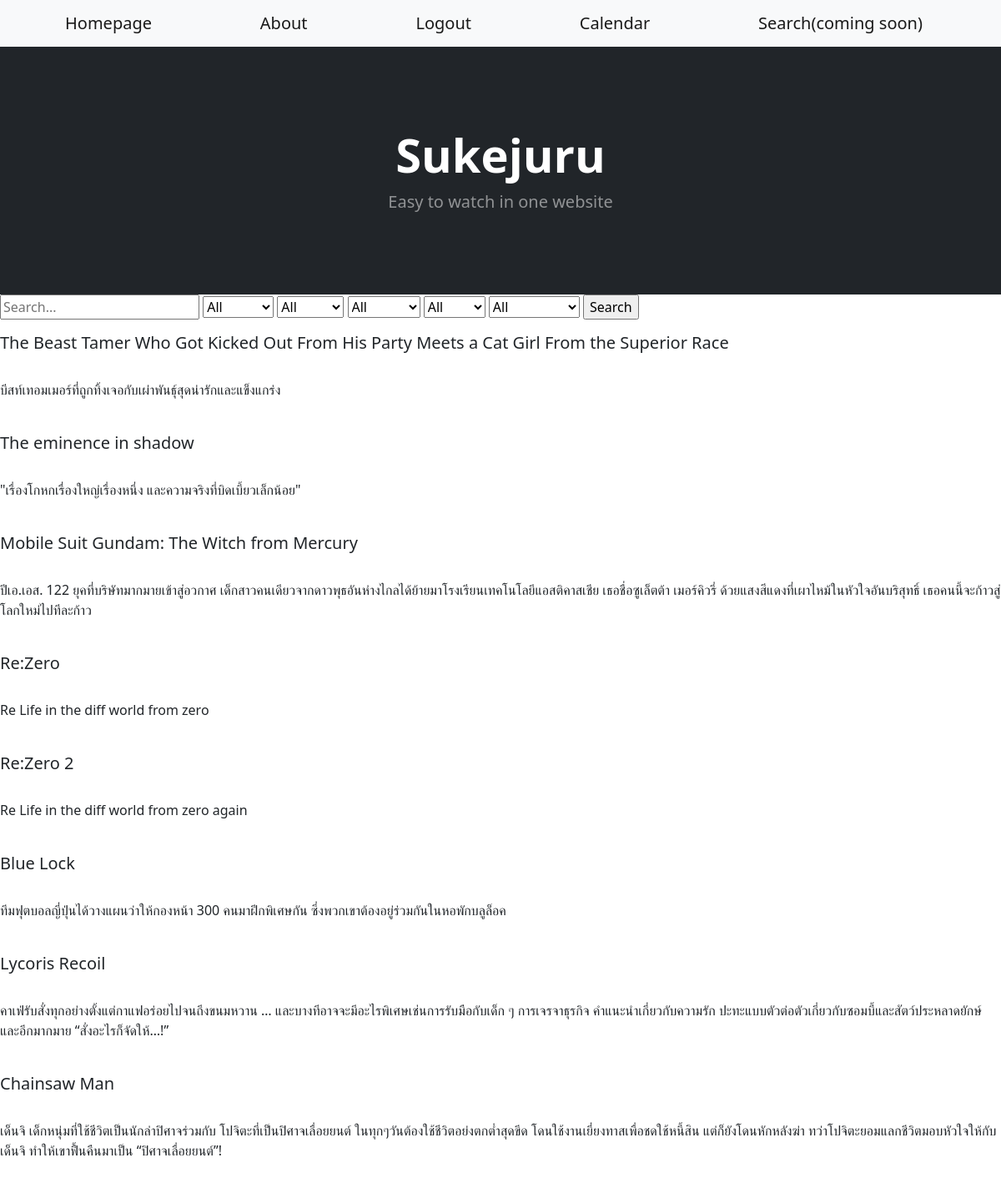
Page /search (signed in) on the committed database.
### sekujuru_app/models.py (models this page shows, shortened)
class Anime(models.Model):
    anime_id = models.IntegerField(primary_key=True)
    anime_name = models.CharField(max_length=99)
    anime_image = models.CharField(max_length=999, default="https://upload.wikimedia.org/wikipedia/commons/thumb/d/d1/Image_not_available.png/640px-Image_not_available.png")
    description = models.CharField(max_length=999, default="-")
    platform = models.ManyToManyField(AnimePlatform, default=None)
    day = models.ManyToManyField(Day)
    time = models.TimeField()
    genre = models.ManyToManyField(Genre)
    season = models.ManyToManyField(Season)
    rating = models.IntegerField()

### sekujuru_app/views.py (the view)
# urls.py: path('search', views.search_view, name='search'),
def search_view(request):
    context = {
        "platform": AnimePlatform.objects.all(),
        "genre": Genre.objects.all(),
        "season": Season.objects.all(),
    }
    if request.method == "GET":
        query = request.GET.get("q")
        platform = request.GET.get("platform")
        genre = request.GET.get("genre")
        season = request.GET.get("season")
        rating = request.GET.get("rating")
        day = request.GET.get("day")
        if query==None:
            search_result = Anime.objects.all().order_by("rating")
            context.update({"result": search_result})
        else:
            search_result = Anime.objects.filter(
                Q(anime_name__icontains=query) | Q(description__icontains=query),
            )
        if platform != "All" and platform != None:
            search_result = search_result.filter(platform__name=platform)
        if genre != "All" and genre != None:
            search_result = search_result.filter(genre__name=genre)
        if season != "All" and season != None:
            search_result = search_result.filter(season__name=season)
        if rating != "All" and rating != None:
            search_result = search_result.filter(rating=int(rating))
        if day != "All" and day != None:
            search_result = search_result.filter(day__name=day)
        context.update({"result": search_result})
    return render(request, 'Home/search.html', context)

### sekujuru_app/templates/Home/search.html (shortened to what this page needs)
{% load static %}
<link rel="stylesheet" href="{% static 'index/home.css' %}" type = "text/css">
<nav class="navbar navbar-expand-lg navbar-light bg-light">
   <div class="container px-4 px-lg-5">
       <a class="navbar-brand" href="home">Homepage</a>
       <a class="navbar-brand" href="about" >About</a>
       {% if request.user.is_authenticated %}
       <a class="navbar-brand" href="{% url 'logout' %}">Logout</a>
       {% else %}
       <a class="navbar-brand" href="{% url 'login' %}">Login</a>
       {% endif %}
       <a class="navbar-brand" href="calender" >Calendar</a>
       <a class="navbar-brand" href="search" >Search(coming soon)</a>
       </div>
</nav>
<header class="bg-dark py-5">
   <div class="container px-4 px-lg-5 my-5">
       <div class="text-center text-white">
           <h1 class="display-4 fw-bolder">Sukejuru</h1>
           <p class="lead fw-normal text-white-50 mb-0">Easy to watch in one website</p>
       </div>
   </div>
</header>
<form action="{% url 'search' %}" method="get">
    <input name="q" type="text" placeholder="Search...">
    <select name="platform">
        <option value="All">All</option>
    </select>
    <select name="genre">
        <option value="All">All</option>
    </select>
    <select name="season">
        <option value="All">All</option>
    </select>
    <select name="rating">
        <option value="All">All</option>
    </select>
    <select name="day">
        <option value="All">All</option>
    </select>
    <input type="submit" value="Search">
</form>
{% for i in result %}
<h5> {{ i.anime_name }} </h5> <br>
<p> {{ i.description }} </p> <br>
{% endfor %}

### rows in the picture
Anime: anime_name "The Beast Tamer Who Got Kicked Out From His Party Meets a Cat Girl From the Superior Race", description "บีสท์เทอมเมอร์ที่ถูกทิ้งเจอกับเผ่าพันธุ์สุดน่ารักและแข็งแกร่ง"
Anime: anime_name "The eminence in shadow", description "\"เรื่องโกหกเรื่องใหญ่เรื่องหนึ่ง และความจริงที่บิดเบี้ยวเล็กน้อย\""
Anime: anime_name "Mobile Suit Gundam: The Witch from Mercury", description "ปีเอ.เอส. 122 ยุคที่บริษัทมากมายเข้าสู่อวกาศ เด็กสาวคนเดียวจากดาวพุธอันห่างไกลได้ย้ายมาโรงเรียนเทคโนโลยีแอสติคาสเชีย เธอชื่อซูเล็ตต้า เมอร์คิวรี่ ด้วยแสงสีแดงที่เผาไหม้ในหัวใจอันบริสุทธิ์ เธอคนนี้จะก้าวสู่โลกใหม่ไปทีละก้าว"
Anime: anime_name "Re:Zero", description "Re Life in the diff world from zero"
Anime: anime_name "Re:Zero 2", description "Re Life in the diff world from zero again"
Anime: anime_name "Blue Lock", description "ทีมฟุตบอลญี่ปุ่นได้วางแผนว่าให้กองหน้า 300 คนมาฝึกพิเศษกัน ซึ่งพวกเขาต้องอยู่ร่วมกันในหอพักบลูล็อค"
Anime: anime_name "Lycoris Recoil", description "คาเฟ่รับสั่งทุกอย่างตั้งแต่กาแฟอร่อยไปจนถึงขนมหวาน … และบางทีอาจจะมีอะไรพิเศษเช่นการรับมือกับเด็ก ๆ การเจรจาธุรกิจ คำแนะนำเกี่ยวกับความรัก ปะทะแบบตัวต่อตัวเกี่ยวกับซอมบี้และสัตว์ประหลาดยักษ์ และอีกมากมาย “สั่งอะไรก็จัดให้…!”"
Anime: anime_name "Chainsaw Man", description "เด็นจิ เด็กหนุ่มที่ใช้ชีวิตเป็นนักล่าปิศาจร่วมกับ โปจิตะที่เป็นปิศาจเลื่อยยนต์ ในทุกๆวันต้องใช้ชีวิตอย่งตกต่ำสุดขีด โดนใช้งานเยี่ยงทาสเพื่อชดใช้หนี้สิน แต่ก็ยังโดนหักหลังฆ่า ทว่าโปจิตะยอมแลกชีวิตมอบหัวใจให้กับเด็นจิ ทำให้เขาฟื้นคืนมาเป็น “ปิศาจเลื่อยยนต์”!"
